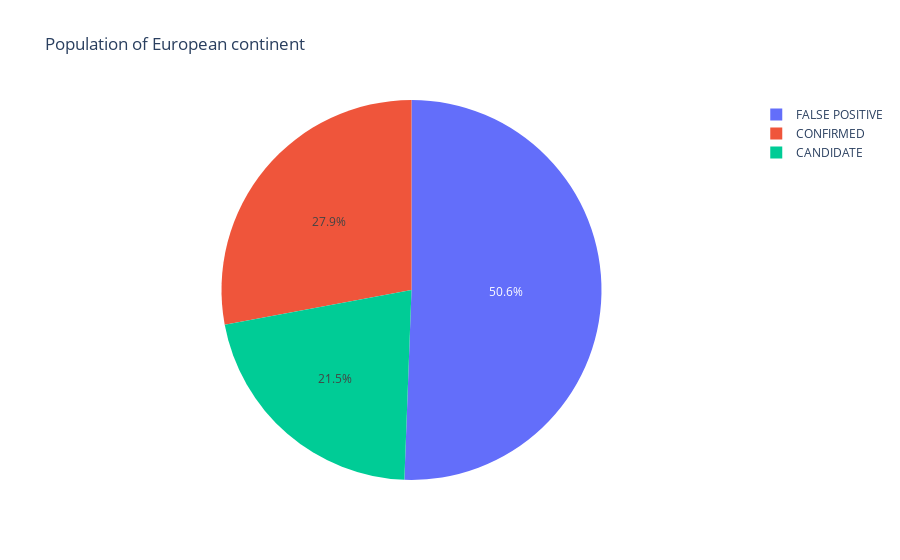

The cell this chart's notebook holds for it:
### Code cell
# Plotting the pie chart for above dataframe
gro = df.groupby(['koi_disposition']).sum().reset_index()

fig = px.pie(gro, values='sum-group', names='koi_disposition', title='Population of European continent')
fig.show()

### Figure 1 — Plotly figure (JSON) as saved in the notebook; plotly's stock layout.template omitted (floating-point values rounded to 4 significant figures)
{"data": [{"domain": {"x": [0, 1], "y": [0, 1]}, "hovertemplate": "koi_disposition=%{label}<br>sum-group=%{value}<extra></extra>", "labels": ["CANDIDATE", "CONFIRMED", "FALSE POSITIVE"], "legendgroup": "", "name": "", "showlegend": true, "type": "pie", "values": [2054, 2671, 4839]}], "layout": {"legend": {"tracegroupgap": 0}, "title": {"text": "Population of European continent"}}}
